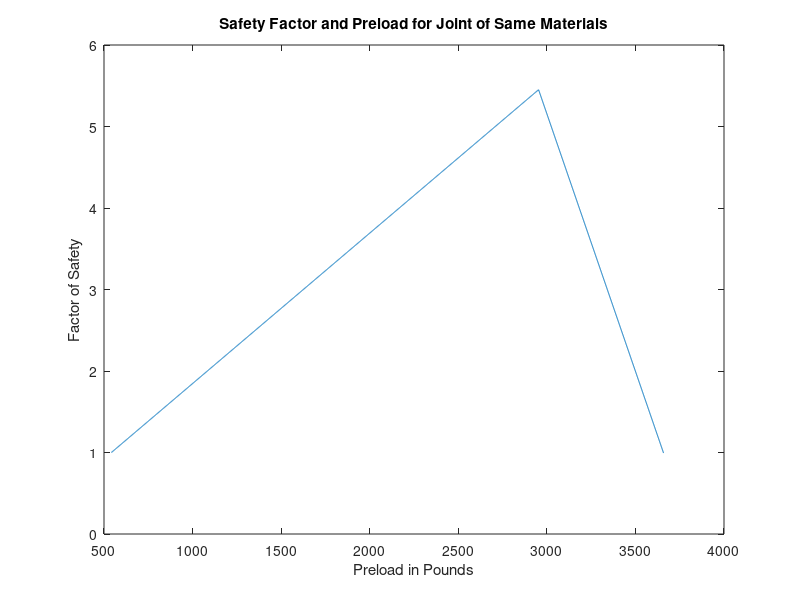

This chart was generated by the following MATLAB code:
%ME 363 WK 8 Assignment: Factor of Safety of Bolted Joint in Tension
%Written on 5/2/2015
%Written by Justin Clough

clear
clc

%Given Constants
L=4; %lenght of bolt
T=3 ;%thickness of sandwich
t1=1.5;  %thickness of sandwich material 1
t2=T-t1;    %thickness of sandwich material 2
d=1/2;  %major diameter of bolt
P=700;  %Load in pounds
Est=30*10^6;    %modulous for steel
Eal=10.6*10^6;  %modulous for aluminum
At=0.0318;  %Cross section area for treads
A=0.79670;  %curve fit term
B=0.63816;  %curve fit term
Sp=120000;   %minimum proof Strength 

%bolt calculations
Lt=2*d+0.25; %lenght of treads
ld=L-Lt;    %length of shank
lt=T-ld;    %length of treads in use
Ks=pi*(d/2)^2*Est/ld;   %spring constant for shank
Kt=At*Est/lt;       %spring constant for treads in use
Kb=(Ks^-1+Kt^-1)^-1; %spring constant for bolt

%sandwich calulations
Km=Eal*d*A*exp(B*d/T); %spring constant for sandwich

C=Kb/(Km+Kb);   %Joint stiffness

dFi=1;  %Preload step size
Fi(1)=P*(1-C); %initial preload
Ending=0;   %ending variable
i=0;    %step counter

while Ending==0
    i=i+1; %step increased
    Fi(i)=Fi(1)+(i-1)*dFi; %preload increased
    ns(i)=Fi(i)/(P*(1-C));  %FOS Seperation
    nb(i)=(Sp*At-Fi(i))/(C*P);  %FOS Bolt Yeild
    N(i)=min(nb(i),ns(i)); %lowest FOS is FOS of joint
    if N(i)<1
        Ending=1;
    end
end

[Nmax,I]=max(N)
Fi_Recommended=Fi(I)

plot(Fi,N)
xlabel('Preload in Pounds')
ylabel('Factor of Safety')
title('Safety Factor and Preload for Joint of Same Materials')






    

